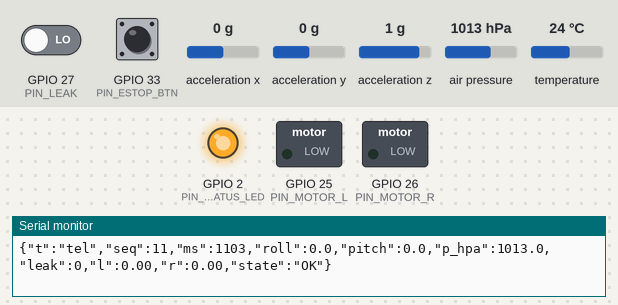
A sketch run on a simulated ESP32. Shown: switched loads named in the sketch (green lamp = pin HIGH), output pins drawn as LEDs (lit = HIGH), the last lines printed to the serial monitor. Wiring (inferred from the names in the program): MPU-6050 motion sensor at I2C address 0x68; BMP280 pressure sensor at I2C address 0x76; BMP280 pressure sensor at I2C address 0x77. Dashed ring = blinking. The inputs (shaded band) are chosen by the test bench; at power-on: GPIO 27 (PIN_LEAK) LOW, GPIO 33 (PIN_ESTOP_BTN) HIGH, acceleration x 0 g, acceleration y 0 g, acceleration z 1 g, air pressure 1013 hPa, temperature 24 °C.

Above: at 1.2 s.
1.3 s: GPIO 27 (PIN_LEAK) driven HIGH
At 1.62 s:
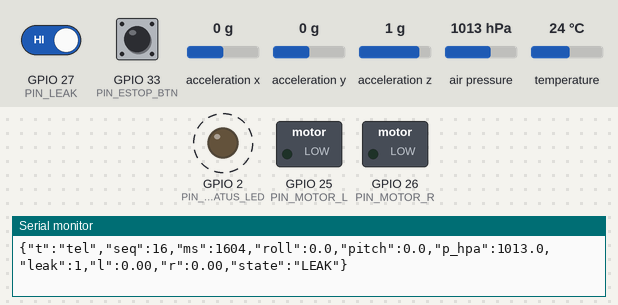
Timing chart, 0 to 10.3 s (numbered marks = the images above; inputs shaded):
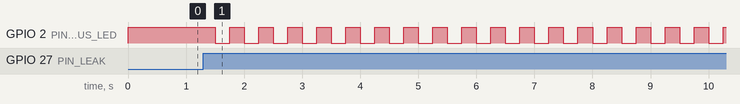

Measured:
- after the input at 1.3 s, GPIO 2 (PIN_STATUS_LED): alternates HIGH for 0.25 s and LOW for 0.25 s, starting after 0.20 s

The sketch:

seaguardian_esp32.ino
```cpp
// SeaGuardian ESP32 firmware: sensors + SAFETY + motor output.
// Protocol and safety rules: docs/architecture.md (must match dashboard/seaguardian/sim_esp32.py).
//
// NOT YET COMPILED OR RUN ON HARDWARE. Person 2: check the pin table, compile, then
// run the bench tests T-R8 and T-R9 before trusting any of the safety paths.
//
// Board: any ESP32 dev board, Arduino framework (ESP32 core 2.x or 3.x). No extra libraries.
// Sensors (optional - the firmware runs without them and reports null values):
//   IMU:      MPU-6050 (or compatible) on I2C, address 0x68
//   Pressure: BMP280 on I2C, address 0x76 or 0x77 (atmospheric pressure in hPa)
//   Leak:     digital leak-sensor output, or a button/wire as a labelled test input
//
// Safety rules:
//   - Motors are 0 at boot; motor commands are ignored until the first heartbeat.
//   - After the first heartbeat: no heartbeat for 1000 ms -> COMMLOST.
//   - "estop" message or the physical E-STOP button -> ESTOP.  Leak input -> LEAK.
//   - In every state except OK the motor outputs are 0 and commands are ignored.
//   - Only a "reset" message returns to OK, and only when the cause is gone.

#include <Arduino.h>
#include <Wire.h>
#include <math.h>

// ---------------- pin table (Person 2: change to match the wiring) ----------------
const int PIN_SDA = 21;
const int PIN_SCL = 22;
const int PIN_MOTOR_L = 25;      // PWM to motor driver (or LED + resistor on the bench)
const int PIN_MOTOR_R = 26;
const int PIN_LEAK = 27;         // HIGH = wet when LEAK_ACTIVE_HIGH is true
const int PIN_ESTOP_BTN = 33;    // button to GND, internal pull-up; pressed = LOW
const int PIN_STATUS_LED = 2;    // on = OK, blinking = safety stop
const bool LEAK_ACTIVE_HIGH = true;

// ---------------- timing ----------------
const uint32_t HEARTBEAT_TIMEOUT_MS = 1000;
const uint32_t TELEMETRY_PERIOD_MS = 100;   // 10 Hz
const uint32_t PWM_FREQ = 20000;
const uint8_t PWM_BITS = 10;
const int PWM_MAX = (1 << PWM_BITS) - 1;

bool leakWet();  // defined below

enum State { ST_OK, ST_ESTOP, ST_COMMLOST, ST_LEAK };
const char *stateName(State s) {
  switch (s) {
    case ST_OK: return "OK";
    case ST_ESTOP: return "ESTOP";
    case ST_COMMLOST: return "COMMLOST";
    default: return "LEAK";
  }
}

State state = ST_OK;
float motorL = 0, motorR = 0;
bool hbSeen = false;
uint32_t lastHbMs = 0;
uint32_t lastTelMs = 0;
uint32_t seq = 0;
char lineBuf[160];
size_t lineLen = 0;

bool imuOk = false, baroOk = false;
uint8_t baroAddr = 0x76;
float roll = 0, pitch = 0, pressureHpa = 0;

// ---------------- motor output ----------------
void pwmAttach(int pin, int channel) {
#if defined(ESP_ARDUINO_VERSION_MAJOR) && ESP_ARDUINO_VERSION_MAJOR >= 3
  (void)channel;
  ledcAttach(pin, PWM_FREQ, PWM_BITS);
#else
  ledcSetup(channel, PWM_FREQ, PWM_BITS);
  ledcAttachPin(pin, channel);
#endif
}

void pwmWrite(int pin, int channel, int duty) {
#if defined(ESP_ARDUINO_VERSION_MAJOR) && ESP_ARDUINO_VERSION_MAJOR >= 3
  (void)channel;
  ledcWrite(pin, duty);
#else
  (void)pin;
  ledcWrite(channel, duty);
#endif
}

// Bench version: forward only (negative demand -> 0). Add a direction pin per motor
// if the motor driver needs reverse.
void applyMotors() {
  if (state != ST_OK) { motorL = 0; motorR = 0; }
  pwmWrite(PIN_MOTOR_L, 0, (int)(constrain(motorL, 0.0f, 1.0f) * PWM_MAX));
  pwmWrite(PIN_MOTOR_R, 1, (int)(constrain(motorR, 0.0f, 1.0f) * PWM_MAX));
}

void sendEvent(State s) {
  Serial.printf("{\"t\":\"evt\",\"ms\":%lu,\"evt\":\"%s\"}\n", (unsigned long)millis(), stateName(s));
}

void enterState(State s) {
  if (s == state) return;
  state = s;
  applyMotors();          // motors to 0 immediately on any stop
  sendEvent(s);
}

// ---------------- sensors (raw I2C, no libraries) ----------------
bool i2cWrite8(uint8_t addr, uint8_t reg, uint8_t val) {
  Wire.beginTransmission(addr);
  Wire.write(reg);
  Wire.write(val);
  return Wire.endTransmission() == 0;
}

bool i2cRead(uint8_t addr, uint8_t reg, uint8_t *buf, uint8_t n) {
  Wire.beginTransmission(addr);
  Wire.write(reg);
  if (Wire.endTransmission(false) != 0) return false;
  if (Wire.requestFrom((int)addr, (int)n) != n) return false;
  for (uint8_t i = 0; i < n; i++) buf[i] = Wire.read();
  return true;
}

// MPU-6050: wake up, then read the accelerometer to get roll and pitch.
bool imuBegin() { return i2cWrite8(0x68, 0x6B, 0x00); }

bool imuRead() {
  uint8_t b[6];
  if (!i2cRead(0x68, 0x3B, b, 6)) return false;
  float ax = (int16_t)(b[0] << 8 | b[1]);
  float ay = (int16_t)(b[2] << 8 | b[3]);
  float az = (int16_t)(b[4] << 8 | b[5]);
  roll = atan2f(ay, az) * 180.0f / PI;
  pitch = atan2f(-ax, sqrtf(ay * ay + az * az)) * 180.0f / PI;
  return true;
}

// BMP280: Bosch datasheet compensation, pressure in Pa -> hPa.
uint16_t digT1, digP1;
int16_t digT2, digT3, digP2, digP3, digP4, digP5, digP6, digP7, digP8, digP9;

bool baroBegin() {
  uint8_t id = 0;
  for (uint8_t addr : {0x76, 0x77}) {
    if (i2cRead(addr, 0xD0, &id, 1) && id == 0x58) { baroAddr = addr; break; }
  }
  if (id != 0x58) return false;
  uint8_t c[24];
  if (!i2cRead(baroAddr, 0x88, c, 24)) return false;
  auto u16 = [&](int i) { return (uint16_t)(c[i] | c[i + 1] << 8); };
  auto s16 = [&](int i) { return (int16_t)(c[i] | c[i + 1] << 8); };
  digT1 = u16(0); digT2 = s16(2); digT3 = s16(4);
  digP1 = u16(6); digP2 = s16(8); digP3 = s16(10); digP4 = s16(12); digP5 = s16(14);
  digP6 = s16(16); digP7 = s16(18); digP8 = s16(20); digP9 = s16(22);
  i2cWrite8(baroAddr, 0xF5, 0xA0);  // standby 1000 ms, filter off
  return i2cWrite8(baroAddr, 0xF4, 0x27);  // temp x1, pressure x1, normal mode
}

bool baroRead() {
  uint8_t d[6];
  if (!i2cRead(baroAddr, 0xF7, d, 6)) return false;
  int32_t adcP = ((int32_t)d[0] << 12) | ((int32_t)d[1] << 4) | (d[2] >> 4);
  int32_t adcT = ((int32_t)d[3] << 12) | ((int32_t)d[4] << 4) | (d[5] >> 4);
  int32_t v1 = ((((adcT >> 3) - ((int32_t)digT1 << 1))) * ((int32_t)digT2)) >> 11;
  int32_t v2 = (((((adcT >> 4) - ((int32_t)digT1)) * ((adcT >> 4) - ((int32_t)digT1))) >> 12) * ((int32_t)digT3)) >> 14;
  int32_t tFine = v1 + v2;
  int64_t p1 = ((int64_t)tFine) - 128000;
  int64_t p2 = p1 * p1 * (int64_t)digP6;
  p2 = p2 + ((p1 * (int64_t)digP5) << 17);
  p2 = p2 + (((int64_t)digP4) << 35);
  p1 = ((p1 * p1 * (int64_t)digP3) >> 8) + ((p1 * (int64_t)digP2) << 12);
  p1 = (((((int64_t)1) << 47) + p1)) * ((int64_t)digP1) >> 33;
  if (p1 == 0) return false;
  int64_t p = 1048576 - adcP;
  p = (((p << 31) - p2) * 3125) / p1;
  p1 = (((int64_t)digP9) * (p >> 13) * (p >> 13)) >> 25;
  p2 = (((int64_t)digP8) * p) >> 19;
  p = ((p + p1 + p2) >> 8) + (((int64_t)digP7) << 4);
  pressureHpa = (float)p / 256.0f / 100.0f;
  return true;
}

// ---------------- messages from the laptop ----------------
float numberAfter(const char *line, const char *key, float fallback) {
  const char *k = strstr(line, key);
  return k ? strtof(k + strlen(key), nullptr) : fallback;
}

void handleLine(const char *line) {
  if (strstr(line, "\"t\":\"hb\"")) {
    hbSeen = true;
    lastHbMs = millis();
  } else if (strstr(line, "\"t\":\"cmd\"")) {
    if (state == ST_OK && hbSeen) {
      motorL = constrain(numberAfter(line, "\"l\":", 0), -1.0f, 1.0f);
      motorR = constrain(numberAfter(line, "\"r\":", 0), -1.0f, 1.0f);
      applyMotors();
    }
  } else if (strstr(line, "\"t\":\"estop\"")) {
    enterState(ST_ESTOP);
  } else if (strstr(line, "\"t\":\"reset\"")) {
    bool hbFresh = hbSeen && (millis() - lastHbMs <= HEARTBEAT_TIMEOUT_MS);
    bool buttonReleased = digitalRead(PIN_ESTOP_BTN) == HIGH;
    bool causeGone = (state == ST_ESTOP && buttonReleased) ||
                     (state == ST_COMMLOST && hbFresh) ||
                     (state == ST_LEAK && !leakWet());
    if (state != ST_OK && causeGone) enterState(ST_OK);
  }
}

bool leakWet() {
  bool level = digitalRead(PIN_LEAK) == HIGH;
  return LEAK_ACTIVE_HIGH ? level : !level;
}

void readSerial() {
  while (Serial.available()) {
    char c = (char)Serial.read();
    if (c == '\n') {
      lineBuf[lineLen] = '\0';
      handleLine(lineBuf);
      lineLen = 0;
    } else if (c != '\r') {
      if (lineLen < sizeof(lineBuf) - 1) lineBuf[lineLen++] = c;
      else lineLen = 0;  // line too long: drop it
    }
  }
}

// ---------------- telemetry ----------------
void printValue(bool ok, float v) {
  if (ok) Serial.print(v, 1); else Serial.print("null");
}

void sendTelemetry() {
  seq++;
  Serial.printf("{\"t\":\"tel\",\"seq\":%lu,\"ms\":%lu,\"roll\":", (unsigned long)seq, (unsigned long)millis());
  printValue(imuOk, roll);
  Serial.print(",\"pitch\":");
  printValue(imuOk, pitch);
  Serial.print(",\"p_hpa\":");
  printValue(baroOk, pressureHpa);
  Serial.printf(",\"leak\":%d,\"l\":%.2f,\"r\":%.2f,\"state\":\"%s\"}\n",
                leakWet() ? 1 : 0, motorL, motorR, stateName(state));
}

// ---------------- setup / loop ----------------
void setup() {
  pwmAttach(PIN_MOTOR_L, 0);
  pwmAttach(PIN_MOTOR_R, 1);
  applyMotors();  // motors 0 before anything else
  pinMode(PIN_LEAK, LEAK_ACTIVE_HIGH ? INPUT_PULLDOWN : INPUT_PULLUP);
  pinMode(PIN_ESTOP_BTN, INPUT_PULLUP);
  pinMode(PIN_STATUS_LED, OUTPUT);
  Serial.begin(115200);
  Wire.begin(PIN_SDA, PIN_SCL);
  imuOk = imuBegin();
  baroOk = baroBegin();
}

void loop() {
  uint32_t now = millis();
  readSerial();

  // Safety checks every loop, independent of the laptop.
  if (state == ST_OK) {
    if (digitalRead(PIN_ESTOP_BTN) == LOW) enterState(ST_ESTOP);
    else if (leakWet()) enterState(ST_LEAK);
    else if (hbSeen && now - lastHbMs > HEARTBEAT_TIMEOUT_MS) enterState(ST_COMMLOST);
  }
  applyMotors();
  digitalWrite(PIN_STATUS_LED, state == ST_OK ? HIGH : ((now / 250) % 2 ? HIGH : LOW));

  if (now - lastTelMs >= TELEMETRY_PERIOD_MS) {
    lastTelMs = now;
    if (imuOk) imuOk = imuRead();
    if (baroOk) baroOk = baroRead();
    sendTelemetry();
  }
}
```
